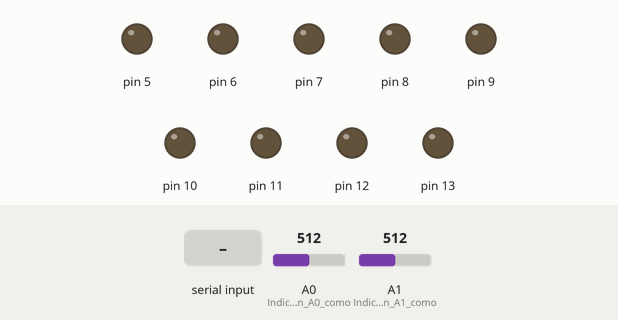
Simulated run of this sketch. Board: Arduino Uno, built with avr-gcc and run on an emulated ATmega328P. Shown: output pins drawn as LEDs (lit = HIGH). Dashed ring = blinking. Inputs (shaded band) come from the test bench; at power-on: A1 (Indicamos_el_pin_A1_como) = 512, A0 (Indicamos_el_pin_A0_como) = 512. What the sketch prints to the serial monitor is not drawn.

Above: at 1.2 s.
1.3 s: "P" received over Serial
At 2.8 s:
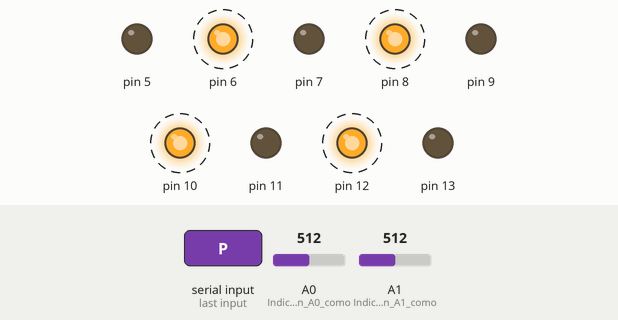
4.3 s: "I" received over Serial
At 5.8 s:
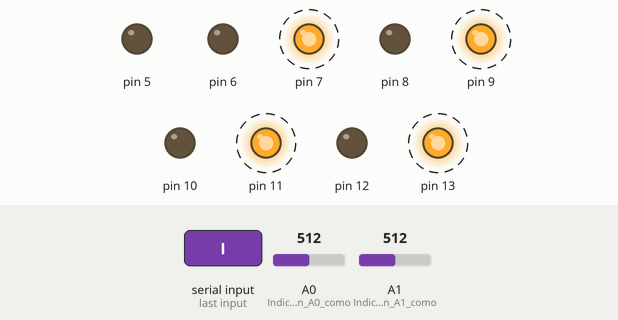
7.3 s: "L" received over Serial
At 8.9 s:
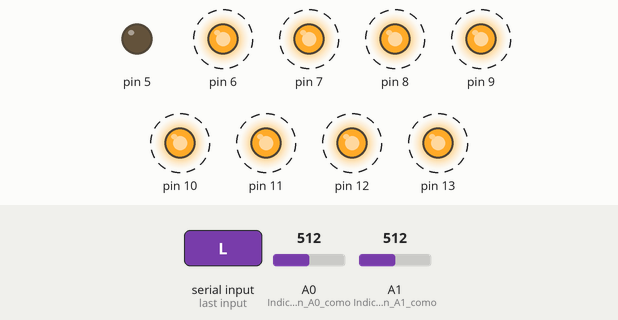
10.3 s: A1 (Indicamos_el_pin_A1_como) set to 0
At 11.3 s:
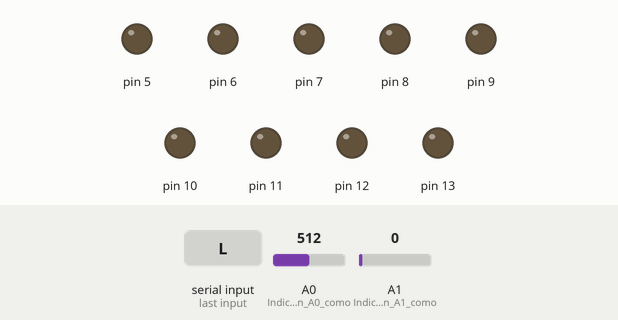
13.3 s: "1" received over Serial
At 13.7 s:
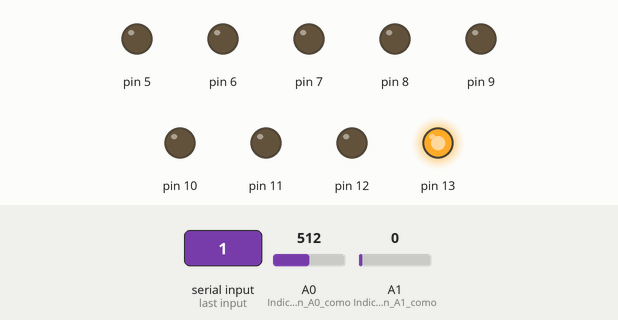
16.3 s: A0 (Indicamos_el_pin_A0_como) set to 561
19.3 s: A0 (Indicamos_el_pin_A0_como) set to 582
Timing chart, 0 to 23.3 s (numbered marks = the images above; inputs shaded):
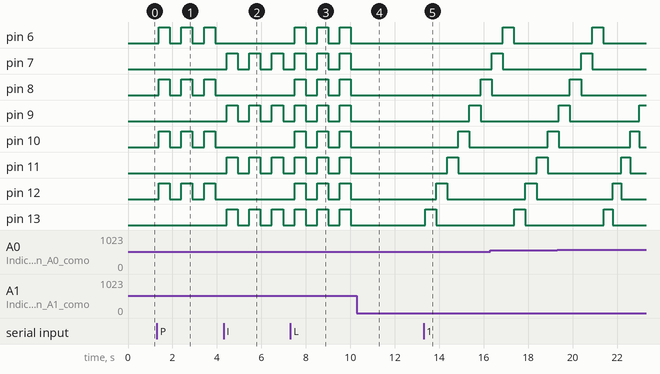

Measured:
- after the input at 1.3 s, pin 6, pin 8, pin 10, pin 12: alternates HIGH for 0.50 s and LOW for 0.52 s, starting after 0.08 s
- after the input at 4.3 s, pin 6, pin 8, pin 10, pin 12: stops changing and stays LOW; pin 7, pin 9, pin 11, pin 13: alternates HIGH for 0.50 s and LOW for 0.52 s, starting after 0.14 s
- after the input at 7.3 s, pin 6, pin 8, pin 10, pin 12: alternates HIGH for 0.50 s and LOW for 0.52 s, starting after 0.19 s
- after the input at 10.3 s, pin 6–13: stops changing and stays LOW
- after the input at 13.3 s, pin 8: LOW → HIGH after 2.6 s; pin 9: LOW → HIGH after 2.1 s, → LOW 0.50 s later; pin 10: LOW → HIGH after 1.6 s, → LOW 0.50 s later; pin 11: LOW → HIGH after 1.1 s, → LOW 0.50 s later; pin 12: LOW → HIGH after 0.56 s, → LOW 0.50 s later

The sketch:

Corazon_en_movimiento.ino
```cpp
int pote; //Declaramos la variable del potenciometro
int pote_map; //Declaramos la variable del mapeo del potenciometro
bool inter; //Declaramos la variable del interruptor
int inter_in; //DEclaramos la variable del interruptor pero en su forma entera
char caracter; //Declaramos la variable para el caracter introducido
int temp; //Definimos un entero para el delay


void setup() {
  pinMode(A0, INPUT); //Indicamos el pin A0 como entrada
  pinMode(A1,INPUT); //Indicamos el pin A1 como entrada
  for(int i=5;i<=13;i++){ //Definimos los pines del 5 al 13 como salidas
    pinMode(i,OUTPUT);
  }
  Serial.begin(9600); //Se indica la comunicación serial
}


void loop() {
  pote=analogRead(A0); //Leemos el estado del pin A0
  pote_map=map(pote, 0, 1023, 1, 100); //Declaramos el mapeo del potenciometro
  inter=analogRead(A1); //Leemos el estado del pin A1

  //Primero definimos las condiciones para el tiempo del delay dependiente del valor del potenciometro
  if(pote_map>=0 && pote_map<14){
    temp=800;
  }
  else if(pote_map>=14 && pote_map<28){
    temp=700;
  }
  else if(pote_map>=28 && pote_map<42){
    temp=600;
  }
  else if(pote_map>=42 && pote_map<56){
    temp=500;
  }
  else if(pote_map>=56 && pote_map<70){
    temp=400;
  }
  else if(pote_map>=70 && pote_map<84){
    temp=300;
  }
  else if(pote_map>=84 && pote_map<100){
    temp=200;
  }
  else{
    temp=100;
  }


  //Definimos los condicionales cuando el interruptor está encendido/apagado
  if(inter==false){
    inter_in=0;
    Serial.print("La velocidad es ");
    Serial.print(temp);
    Serial.print(" ms");
    Serial.print(" -- ");
    Serial.print("Se presiono el caracter ");
    Serial.print(caracter);
    Serial.print(" -- ");
    Serial.print("El estado del switch es ");
    Serial.println(inter_in);
    if(Serial.available()){ //Definimos la entrada de caracteres desde la terminal
      caracter=Serial.read(); //Definimos la variable caracter para que guarde el caracter introducido
    }

    //Declaramos la primera condición, los leds se encienden uno a uno girando hacia las manecillas del reloj empezando por D1
    if(caracter=='1'){
      for(int i=13;i>=6;i--){
        digitalWrite(i,HIGH);
        delay(temp);
        digitalWrite(i,LOW);
      }
    }
    //Declaramos la segunda condición, los leds se prenden uno a uno pero en sentido contrario
    else if(caracter=='2'){
      for(int i=6;i<=13;i++){
        digitalWrite(i,HIGH);
        delay(temp);
        digitalWrite(i,LOW);
      }
    }
    //Declaramos la tercera condición, todos los leds prenden
    else if(caracter=='3'){
      for(int i=13;i>=6;i--){
        digitalWrite(i,HIGH);
      }
    }
    //Declaramos la última condición, cualquier otro caracter los leds se apagan
    else{
      for(int i=13;i>=6;i--){
        digitalWrite(i,LOW);
      }
    }
  }

  else{
    inter_in=1;
    Serial.print("La velocidad es ");
    Serial.print(temp);
    Serial.print(" ms");
    Serial.print(" -- ");
    Serial.print("Se presiono el caracter ");
    Serial.print(caracter);
    Serial.print(" -- ");
    Serial.print("El estado del switch es ");
    Serial.println(inter_in);
    if(Serial.available()){ //Definimos la entrada de caracteres desde la terminal
      caracter=Serial.read(); //Definimos la variable caracter para que guarde el caracter introducido
    }

    //Definimos la primera condición, los leds D2, D4, D6, D8 parpadean
    if(caracter=='P'){
      for(int i=6;i<=12;i=i+2){
        digitalWrite(i,HIGH);
      }
      delay(temp);
      for(int i=6;i<=12;i=i+2){
        digitalWrite(i,LOW);
      }
      delay(temp);
    }
    //Definimos la segunda condicón, los leds D1, D3, D5, D7 parpadean
    else if(caracter=='I'){
      for(int i=7;i<=13;i=i+2){
        digitalWrite(i,HIGH);
      }
      delay(temp);
      for(int i=7;i<=13;i=i+2){
        digitalWrite(i,LOW);
      }
      delay(temp);
    }
    //Definimos la tercer condición, parpadean todos los leds
    else if(caracter=='L'){
      for(int i=6;i<=13;i++){
        digitalWrite(i,HIGH);
      }
      delay(temp);
      for(int i=6;i<=13;i++){
        digitalWrite(i,LOW);
      }
      delay(temp);
    }
    //Definimos la última condición, los leds se apagan
    else{
      for(int i=6;i<=13;i++){
        digitalWrite(i,LOW);
      }
    }
  }
}
```
